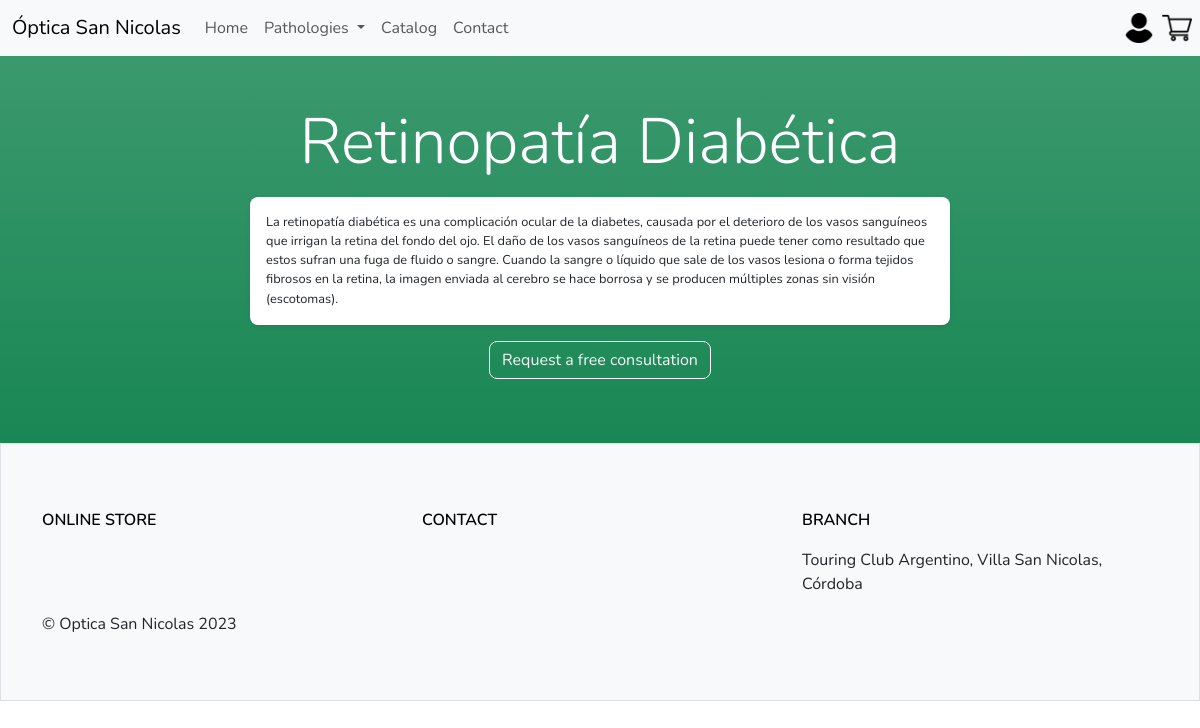
/pathologies/pathology/3, run on the app's committed database.
### pathologies/models.py (models this page shows, shortened)
class Pathology(models.Model):
    name = models.CharField(max_length=50)
    description = models.TextField()

### pathologies/views.py (the view)
# urls.py: path('pathology/<int:pathology_id>', views.pathology, name='pathology'),
def pathology(request, pathology_id):
    pathology = get_object_or_404(Pathology, pk=pathology_id)
    return render(request, 'pathology.html', {
        'pathology': pathology,
    })

### sannicolasoptics/context_processor.py (called while the page is built)
def products(request):
    products = Product.objects.all()
    return {'products': products}

def pathologies(request):
    pathologies = Pathology.objects.all()
    return {'pathologies': pathologies}

def cart_total(request):
    total = 0
    if 'cart' in request.session:
        for key, value in request.session['cart'].items():
            total += float(value['accumulated'])
    return {'cart_total': total}

### pathologies/templates/pathology.html (shortened to what this page needs)
{% extends 'base.html' %}
{% block content %}
<section class="container-fluid bg-success bg-gradient py-5">
    <p class="display-3 text-center text-white">
        {{pathology.name}}
    </p>
    <div class="row justify-content-center">
        <p class="col-md-7 shadow-sm p-3 bg-white rounded-3 medium">
            {{pathology.description}}
        </p>
    </div>
    <div class="row">
        <div class="col">
            <p class="text-center">
                <a href="{% url 'contact' %}" class="btn btn-outline-light rounded-3">Request a free consultation</a>
            </p>
        </div>
    </div>
</section>
{% endblock %}

### static/css/style.css (style rules this page uses)
* { font-family: 'Nunito', sans-serif; }
a { text-decoration: none; }
.medium { font-size:0.8rem; }

### data on the page
Pathology: name "Retinopatía Diabética", description "La retinopatía diabética es una complicación ocular de la diabetes, causada por el deterioro de los vasos sanguíneos que irrigan la retina del fondo del ojo. El daño de los vasos sanguíneos de la retina puede tener como resultado que estos sufran una fuga de fluido o sangre. Cuando la sangre o líquido que sale de los vasos lesiona o forma tejidos fibrosos en la retina, la imagen enviada al cerebro se hace borrosa y se producen múltiples zonas sin visión (escotomas)."
